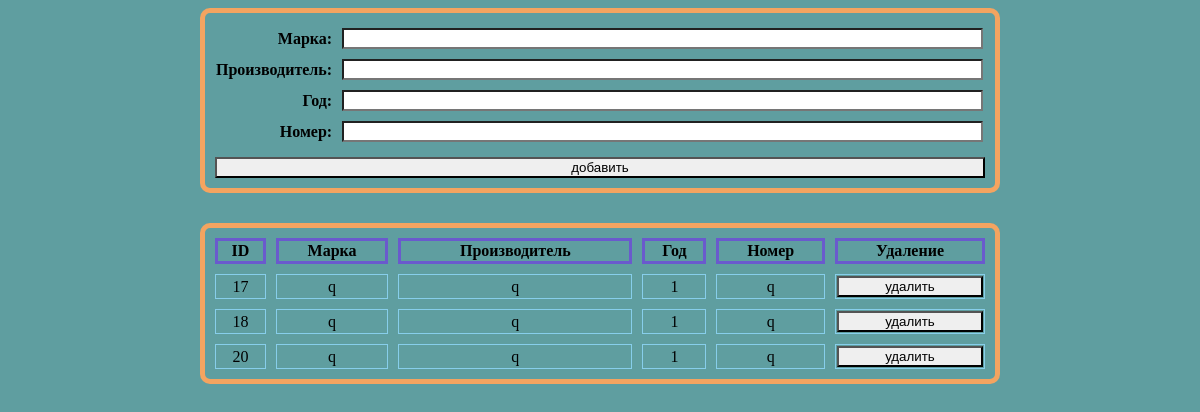
Before: / with the older database file.
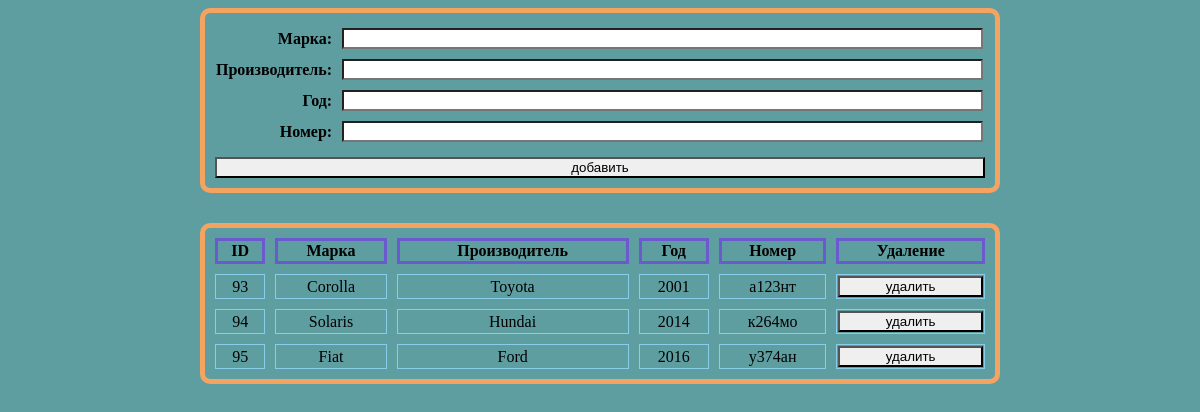
After: the same page with the newer database file.
### cars/models.py (models this page shows)
class Car(models.Model):
    mark = models.CharField(max_length=20)
    producer = models.CharField(max_length=20)
    year = models.IntegerField()
    num = models.CharField(max_length=20)

### cars/views.py (the view)
# urls.py: path('', views.index, name='index'),
def index(req):
    form = CarForm()
    db = Car.objects.values_list()
    return render(req, 'index.html', context={'form': form, 'database': db})

### cars/myforms.py
class CarForm(forms.Form):
    mark = forms.CharField(label='Марка', max_length=20)
    producer = forms.CharField(label='Производитель', max_length=20)
    year = forms.IntegerField(label='Год')
    num = forms.CharField(label='Номер', max_length=20)

### templates/index.html (shortened to what this page needs)
<!DOCTYPE html>
{% load static %}
<html lang="en">
<head>
    <link rel="stylesheet" href="{% static 'css/main.css' %}">
</head>
<body>
<div class="wrap">
    <form action="add/" method="POST">
        <table>{{ form }}</table>
        <input type="submit" value="добавить">
    </form>
    <table class="db-table">
        <tr>
            <th>ID</th>
            <th>Марка</th>
            <th>Производитель</th>
            <th>Год</th>
            <th>Номер</th>
            <th>Удаление</th>
        </tr>
        {% for car in database %}
            <tr>
                {% for data in car %}
                    <td>{{ data }}</td>
                {% endfor %}
                <td><a href="{% url 'delete' car.0 %}">
                    <button>удалить</button>
                </a></td>
            </tr>
        {% endfor %}
    </table>
</div>
</body>
</html>

### cars/static/css/main.css (style rules this page uses)
body { font-family: "Ink Free"; background-color: cadetblue; box-sizing: border-box; }
form { width: 770px; margin: auto; border: 5px solid sandybrown; border-radius: 10px; padding: 10px; }
form table { width: 100%; border-collapse: collapse; }
form th { width: 15%; text-align: right; padding-right: 10px; }
form td { width: 85%; padding: 5px 0; }
input { width: 98.5%; text-align: center; border-radius: 0; }
button { width: 100%; border-radius: 0; box-shadow: none; }
input[type=submit] { margin-top: 10px; width: 100%; }
.wrap { width: max-content; margin: auto; }
.db-table { width: 800px; border-spacing: 10px; border: 5px solid sandybrown; border-radius: 10px; text-align: center; margin-top: 30px; }
.db-table td { border: skyblue solid 1px; }
.db-table th { border: slateblue solid 3px; }

Changed rows visible on the page:
removed Car: car "17" "q" "q" "1" "q"
removed Car: car "18" "q" "q" "1" "q"
removed Car: car "20" "q" "q" "1" "q"
added Car: car "93" "Corolla" "Toyota" "2001" "а123нт"
added Car: car "94" "Solaris" "Hundai" "2014" "к264мо"
added Car: car "95" "Fiat" "Ford" "2016" "у374ан"
